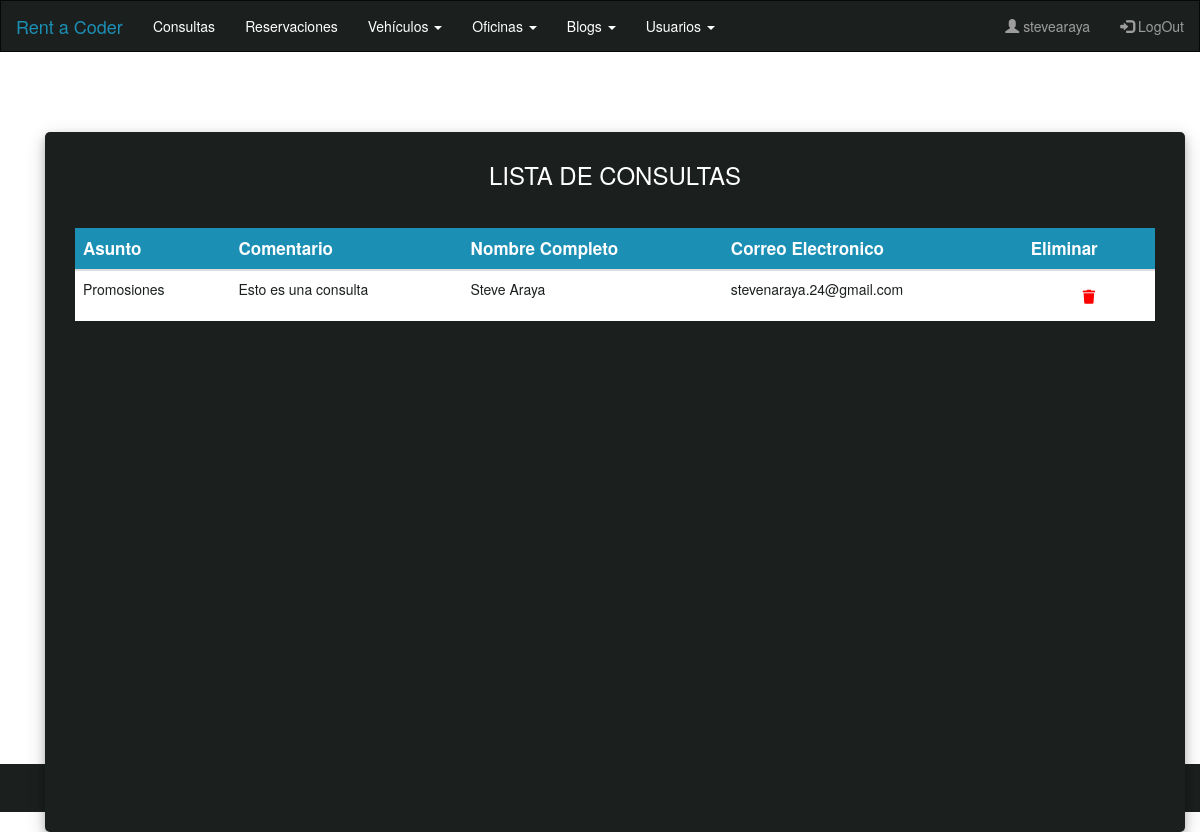
Page /contact-us/contactList/ (signed in) on the earlier database version.
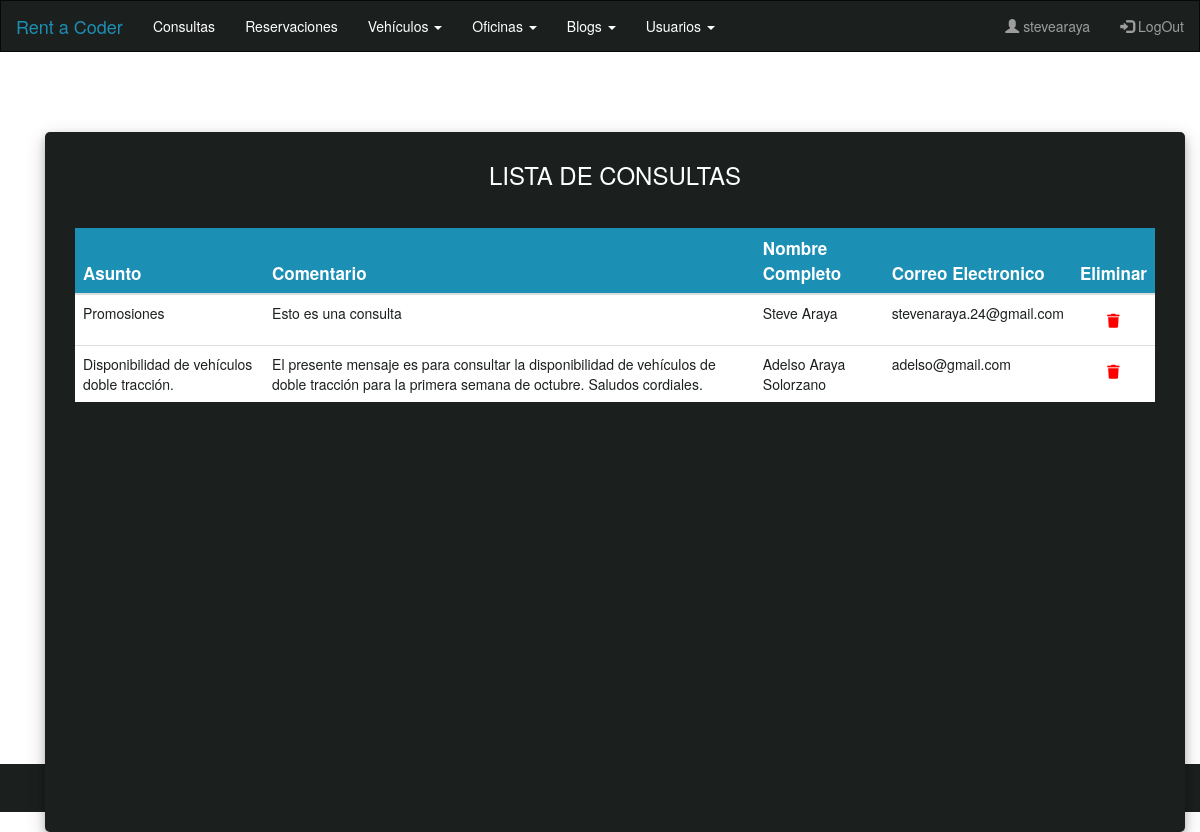
Same page on the later database version.
### App_ContactUs/models.py (models this page shows)
class Contact(models.Model):
    asunto             = models.CharField(max_length=100)
    comentario         = models.CharField(max_length=500)
    nombre_completo    = models.CharField(max_length=100)
    correo_electronico = models.CharField(max_length=100)

### App_ContactUs/views.py (the view)
# urls.py: path('contactList/', ContactUsList.as_view(), name="ContactUsList"),
@method_decorator(login_required, name='dispatch')
class ContactUsList(ListView):
    model               = Contact
    template_name       = './ContactUsList.html'
    context_object_name = 'ContactList'

### App_ContactUs/templates/ContactUsList.html
{% extends 'Admin.html'%}
{% load static %}
{% block bloqueQueCambia %}
<div class="container container-body">
  <div class="d-flex justify-content-center h-100">
    <div class="user_card">
      <div class="table-title">
        <h3 id="form-title">LISTA DE CONSULTAS</h3>
      </div>
      <div class="justify-content-center form_container table-responsive">
        <table class="table table-fixed">
          <thead class="thead-dark">
            <tr>
              <th scope="col">Asunto</th>
              <th scope="col">Comentario</th>
              <th scope="col">Nombre Completo</th>
              <th scope="col">Correo Electronico</th>
              <th scope="col">Eliminar</th>
            </tr>
          </thead>
          <tbody>
            {% for contact in ContactList %}
            <tr>
              <td>{{contact.asunto}}</td>
              <td>{{contact.comentario}}</td>
              <td>{{contact.nombre_completo}}</td>
              <td>{{contact.correo_electronico}}</td>
              <td class="text-center">
                  <a href="{% url 'ContactUsDelete' contact.id %}">
                    <button class="btn btn-delete">
                      <i class="fa fa-trash"></i>
                    </button>
                  </a>
              </td>
            </tr>
            {% endfor %}
          </tbody>
        </table>
      </div>
    </div>
  </div>
</div>
{% endblock bloqueQueCambia %}

Differences in the rows shown:
added Contact: asunto "Disponibilidad de vehículos doble tracción.", comentario "El presente mensaje es para consultar la disponibilidad de vehículos de doble tracción para la primera semana de octubre. Saludos cordiales.", nombre_completo "Adelso Araya Solorzano", correo_electronico "adelso@gmail.com"
